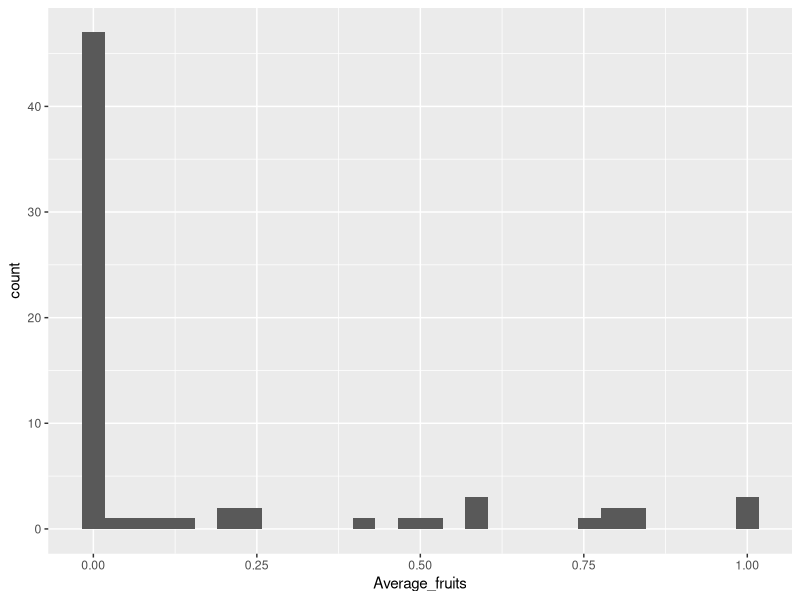

Write R code to recreate this figure. (Note: this script raises an error after producing the figure.)
#Prepare selfing data as in Lanuza et al., 2023
#Load libraries
library(readr)
library(dplyr)
library(ggplot2)
#Load data
selfing = read_csv("Data/Trait_data/Raw/Selfing.csv")
#Aggregate data by single species
colnames(selfing)
average_selfing = selfing %>% 
group_by(Species, 
         Compatibility,
         Reference_compatibility_level,
         Aut_selfing_qualitative
         ) %>% 
summarise(Average_fruits = mean(Selfing_fruit_number),
          Average_seeds = mean(Selfing_seed_number))

#Filter out species with NA's and assign them manually
na_selfing = average_selfing %>% 
filter(is.na(Average_fruits))
#Assign those values based on qualitative data:
# 0%, 13%, 50.5% and 88%  (none, low, medium , high)
na_selfing1 = na_selfing %>% 
 mutate(Average_fruits = case_when(
   Aut_selfing_qualitative == "low" ~ 13,
   Aut_selfing_qualitative == "high" ~ 88,
 TRUE ~ Average_fruits))

#Check now non-na selfing
#Evaluate misleading fruit-sets that only produce abortive seeds
non_na_selfing = average_selfing %>% 
  filter(!is.na(Average_fruits))

#Check distribution
non_na_selfing %>% 
ggplot(aes(Average_fruits)) +
geom_histogram()
#Most species seem pollinator dependent 
#They produce little fruit set independently

#Bind NA and non_na back
selfing1 = bind_rows(na_selfing1, non_na_selfing)


#Save data
write_csv(selfing1, "Data/Trait_data/Processed/Selfing.csv")
